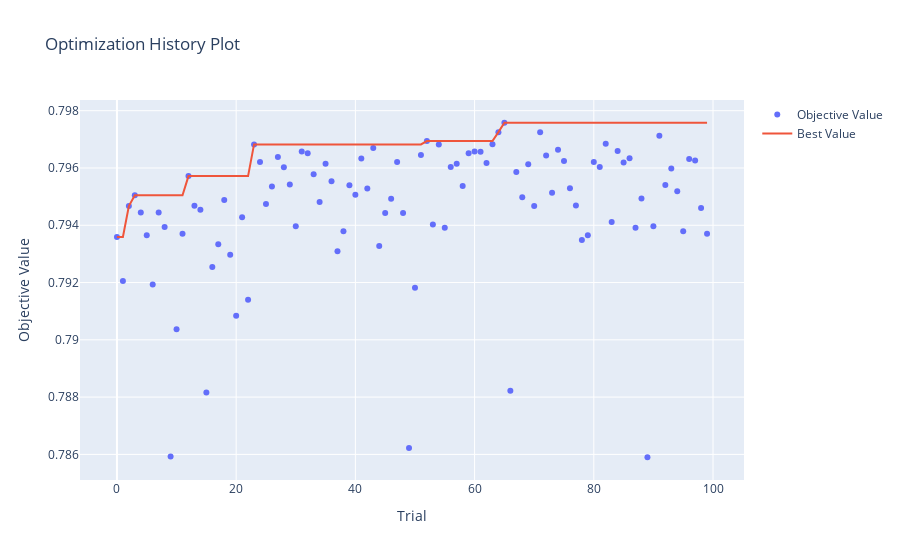
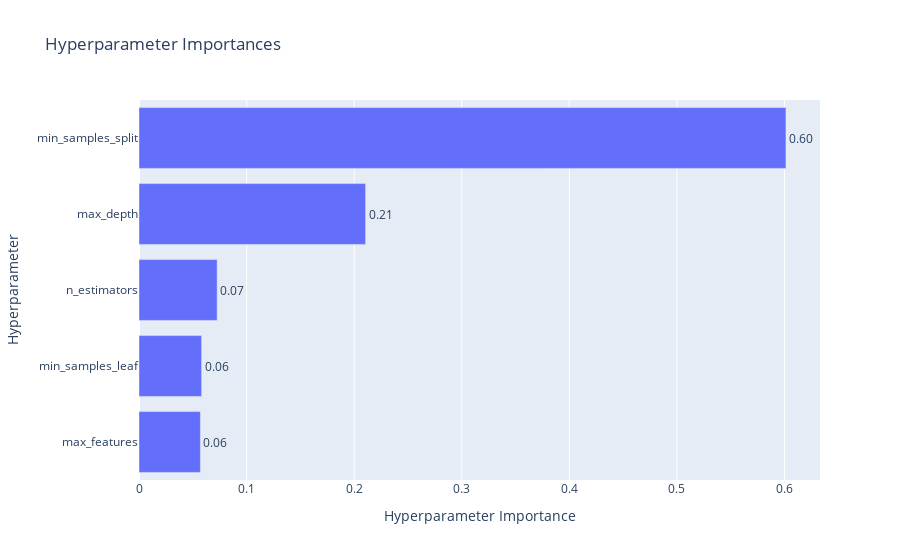

The notebook cell these images were saved under, in order:
### Code cell
print(f"Лучшие параметры для Random Forest:")
print(study_rf.best_params)
print(f"Лучший ROC-AUC: {study_rf.best_value:.4f}")

fig = optuna.visualization.plot_optimization_history(study_rf)
fig.show()

fig = optuna.visualization.plot_param_importances(study_rf)
fig.show()
